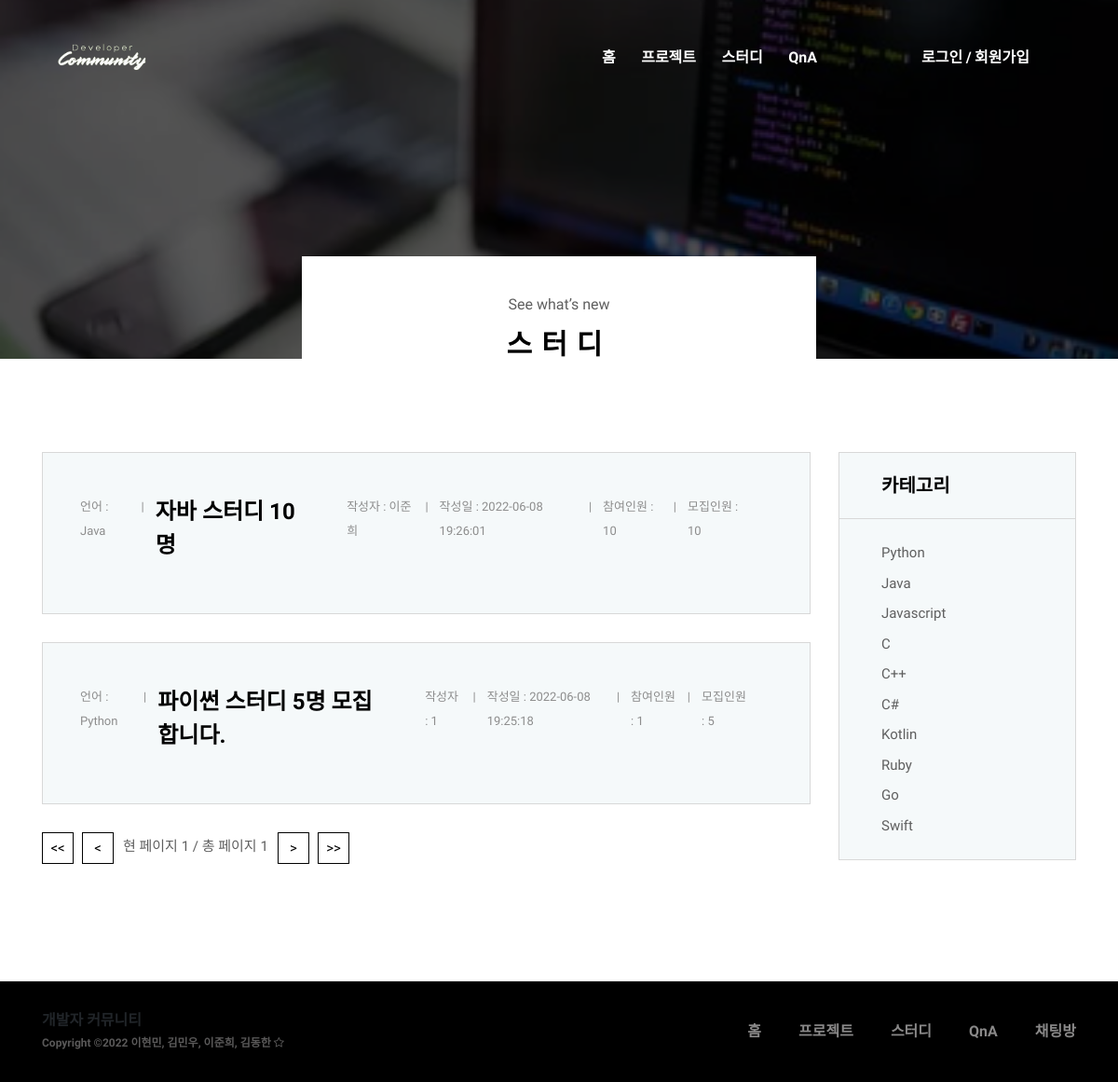
/study.php, run on an earlier commit of the app's database.
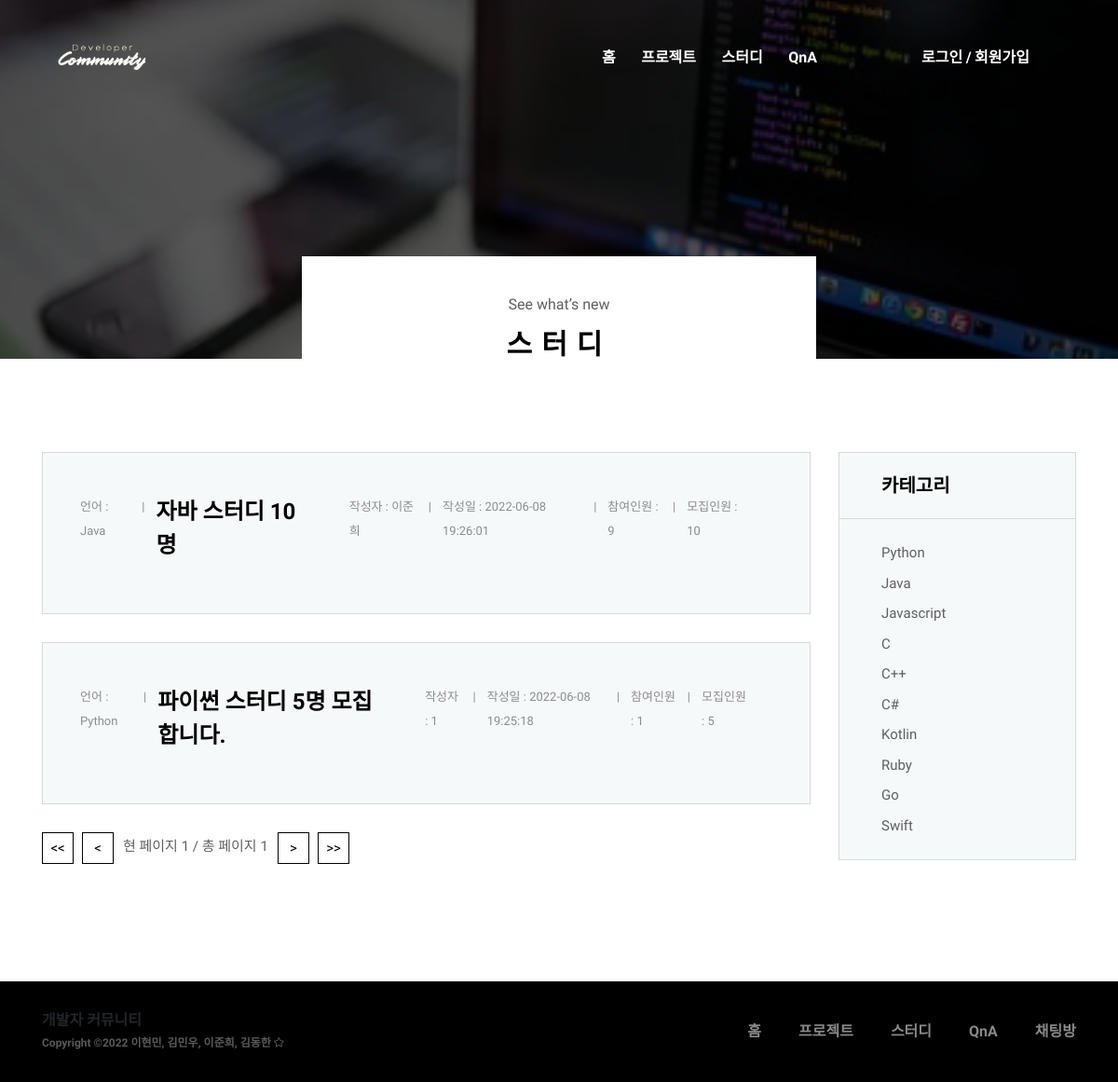
And on a later commit of the database.
### tables this page shows
CREATE TABLE `study1` (
  `no` int(255) NOT NULL,
  `title` varchar(255) NOT NULL,
  `category` varchar(255) NOT NULL,
  `content` varchar(255) NOT NULL,
  `id` varchar(255) NOT NULL,
  `name` varchar(255) NOT NULL,
  `del_flg` tinyint(1) NOT NULL DEFAULT '0',
  `reg_date` datetime NOT NULL DEFAULT CURRENT_TIMESTAMP,
  `mod_date` datetime DEFAULT NULL,
  `apply` int(255) NOT NULL,
  `recruit` int(255) NOT NULL,
  `img_file` varchar(255) NOT NULL,
  `img_size` int(255) NOT NULL
);

### _study1page.php (called while the page is built, shortened)
<?php
    if(isset($_GET['current_page'])) {
        $current_page = $_GET['current_page'];
    } else {
        $current_page = 1;
    }
    $show_item = 3;
    $start_item = ($current_page - 1) * $show_item;
    require('_conn.php');
    $sql1 = "SELECT * FROM `study1` WHERE `del_flg`=0";
    $count = mysqli_query($conn, $sql1)->num_rows;
    $end_page = ceil($count/3);
    $sql = "SELECT * FROM `study1` WHERE `del_flg`=0 ORDER BY no DESC LIMIT $start_item, $show_item";
    $result = mysqli_query($conn, $sql);
?>

### study.php (the view, shortened to what this page needs)
<!DOCTYPE html>
<html lang="en">
<head>
    <link rel="stylesheet" href="style.css">
</head>
<body>
    <?php require('lib/top.php'); ?>
    <?php require('_study1page.php'); ?>
    <section class="breadcumb-area bg-img bg-overlay" style="background-image: url(img/bg-img/note.png);">
        <div class="bradcumbContent">
            <p>See what’s new</p>
            <h2>스터디</h2>
        </div>
    </section>
    <div class="blog-area section-padding-100">
        <div class="container">
            <div class="row">
                <div class="col-12 col-lg-9">
                    <?php
                        foreach($result as $study) {
                    ?>
                    <div class="single-blog-post mb-30 wow fadeInUp" data-wow-delay="100ms">
                        <div class="blog-content">
                            <div class="post-meta d-flex mb-10">
                                <p class="tags">언어 : <a href="#"> <?=$study['category'];?></a></p>
                                <a href="studyview.php?no=<?=$study['no'];?>&current_page=<?=$current_page;?>" class="pr-5 post-title"><?=$study['title'];?></a>
                                <p class="post-author">작성자 : <a href="#"> <?=$study['name'];?></a></p>
                                <p class="post-date">작성일 :  <a href="#"> <?=$study['reg_date'];?></a></p>
                                <p class="post-date">참여인원 : <a href="#"> <?=$study['apply'];?></a> </p>
                                <p class="post-date">모집인원 : <a href="#"> <?=$study['recruit'];?></a> </p>
                            </div>
                        </div>
                    </div>
                    <?php
                        }
                    ?>
                    <div class="oneMusic-pagination-area wow fadeInUp" data-wow-delay="300ms">
                        <nav>
                        <ul class="pagination">
                                <li class="page-item active"><a class="page-link" href="study.php?current_page=1"><<</a></li>
                                <?php if ($current_page > 1) { ?>
                                    <li class="page-item active"><a class="page-link" href="study.php?current_page=<?=$prev_page;?>"><</a></li>
                                <?php } else { ?>
                                    <li class="page-item active"><a class="page-link" href="#"><</a></li>
                                <?php } ?>
                                <p>현 페이지 <?=$current_page;?> / 총 페이지 <?=$end_page;?>&nbsp;&nbsp;&nbsp;</p>
                                <?php if ($current_page < $end_page) { ?>
                                    <li class="page-item active"><a class="page-link" href="study.php?current_page=<?=$next_page;?>">></a></li>
                                <?php } else { ?>
                                    <li class="page-item active"><a class="page-link" href="#">></a></li>
                                <?php } ?>
                                <li class="page-item active"><a class="page-link" href="study.php?current_page=<?=$end_page;?>">>></a></li>
                            </ul>
                        </nav>
                    </div>
                </div>
                <div class="col-12 col-lg-3">
                    <div class="blog-sidebar-area">
                        <div class="single-widget-area mb-30">
                            <div class="widget-title">
                                <h5>카테고리</h5>
                            </div>
                            <div class="widget-content">
                                <ul>
                                    <li><a href="#">Python</a></li>
                                    <li><a href="#">Java</a></li>
                                    <li><a href="#">Javascript</a></li>
                                    <li><a href="#">C</a></li>
                                    <li><a href="#">C++</a></li>
                                    <li><a href="#">C#</a></li>
                                    <li><a href="#">Kotlin</a></li>
                                    <li><a href="#">Ruby</a></li>
                                    <li><a href="#">Go</a></li>
                                    <li><a href="#">Swift</a></li>
                                </ul>
                            </div>
                        </div>
                    </div>
                </div>
            </div>
        </div>
    </div>
    <?php require('lib/bottom.php'); ?>
</body>
</html>

What changed in the data, as far as the page shows it:
changed study1 "자바 스터디 10명": apply "10" → "9"
